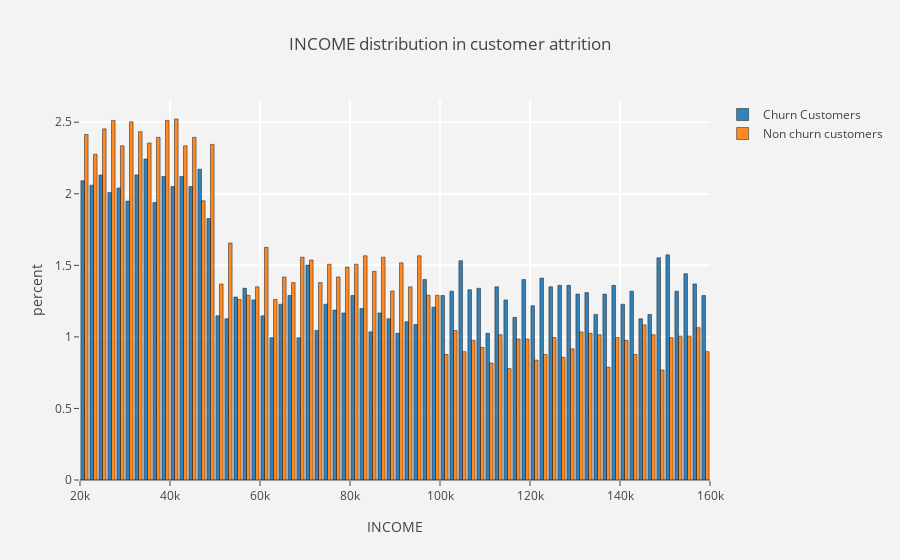

Write notebook code for a chart like this one.
### Markdown cell above
In all the donut graphs, we can see that the distribution is very symmetric. Considering the data generation process which consist of selection of random customers and letting them enjoy the service and then letting them decide whether they want to leave or not, this kind of symmetry is very ususual. My point is, this data is artificial or made up.

We will try to plot further continuos variable graphs to understand whether we can support this hypothesis or not.

### Code cell
column = 'INCOME'
trace1 = go.Histogram(x  = churn[column],
                          histnorm= "percent",
                          name = "Churn Customers",
                          marker = dict(line = dict(width = .5,
                                                    color = "black"
                                                    )
                                        ),
                         opacity = .9 
                         ) 
    
trace2 = go.Histogram(x  = not_churn[column],
                      histnorm = "percent",
                      name = "Non churn customers",
                      marker = dict(line = dict(width = .5,
                                          color = "black"
                                         )
                             ),
                      opacity = .9
                     )

data_1 = [trace1,trace2]
layout = go.Layout(dict(title =column + " distribution in customer attrition ",
                        plot_bgcolor  = "rgb(243,243,243)",
                        paper_bgcolor = "rgb(243,243,243)",
                        xaxis = dict(gridcolor = 'rgb(255, 255, 255)',
                                         title = column,
                                         zerolinewidth=1,
                                         ticklen=5,
                                         gridwidth=2
                                        ),
                        yaxis = dict(gridcolor = 'rgb(255, 255, 255)',
                                         title = "percent",
                                         zerolinewidth=1,
                                         ticklen=5,
                                         gridwidth=2
                                        ),
                       )
                  )
fig  = go.Figure(data=data_1,layout=layout)

py.iplot(fig)

### Figure 1 — Plotly figure (JSON) as saved in the notebook; plotly's stock layout.template omitted (floating-point values rounded to 4 significant figures; data arrays with more than 128 entries replaced by an {"elided": "..."} marker saying what was removed)
{"data": [{"histnorm": "percent", "marker": {"line": {"color": "black", "width": 0.5}}, "name": "Churn Customers", "opacity": 0.9, "type": "histogram", "uid": "bbd15c2d-da73-460e-8c68-49b1736567b2", "x": {"elided": "9852 int values"}}, {"histnorm": "percent", "marker": {"line": {"color": "black", "width": 0.5}}, "name": "Non churn customers", "opacity": 0.9, "type": "histogram", "uid": "ad26b30c-06a8-4396-8ea1-2c5210fa0b32", "x": {"elided": "10148 int values"}}], "layout": {"paper_bgcolor": "rgb(243,243,243)", "plot_bgcolor": "rgb(243,243,243)", "title": {"text": "INCOME distribution in customer attrition "}, "xaxis": {"gridcolor": "rgb(255, 255, 255)", "gridwidth": 2, "ticklen": 5, "title": {"text": "INCOME"}, "zerolinewidth": 1}, "yaxis": {"gridcolor": "rgb(255, 255, 255)", "gridwidth": 2, "ticklen": 5, "title": {"text": "percent"}, "zerolinewidth": 1}}}
